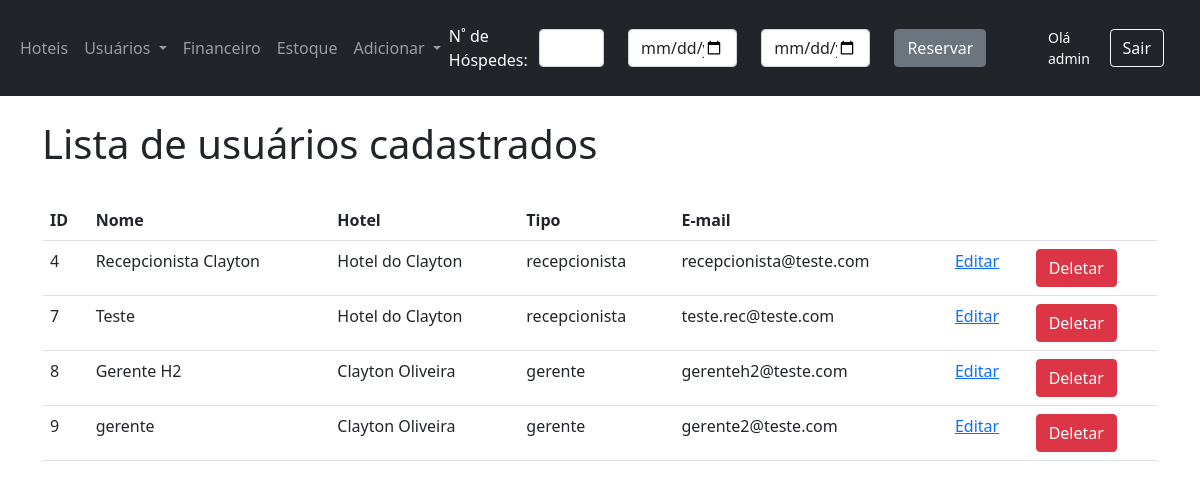
The page /lista-usuarios/ (signed in) on the database its author committed.
### app/models.py (models this page shows, shortened)
class User(db.Model, UserMixin):
    __tablename__ = 'users'
    id = db.Column(db.Integer, primary_key=True)
    name = db.Column(db.String(500))
    password = db.Column(db.String(500))
    password_confirmation = db.Column(db.String(500))
    profile = db.Column(db.String(15))
    email = db.Column(db.String(120), unique=True)
    hotel_id = db.Column(db.Integer)
    def get_id(self):
        return self.id
    def get_profile(self):
        return self.profile
    def get_hotel_id(self):
        return self.hotel_id

class Hotels(db.Model):
    __tablename__ = 'Hotels'
    id = db.Column(db.Integer, primary_key=True)
    name = db.Column(db.String(30))
    phone = db.Column(db.String(20))
    email = db.Column(db.String(30))
    cnpj = db.Column(db.String(25))
    user_id = db.Column(db.Integer)
    address_id = db.Column(db.Integer, db.ForeignKey('Addresses.id'))
    created_at = db.Column(db.DateTime, default=dt.now())

### app/views.py (the view)
@app.route('/lista-usuarios/')
@login_required
def lista_usuarios_endpoint():
    user_id = g.user.get_id()
    return listar_usuarios(user_id)

### app/forms.py
class VerificarDisponibilidade(FlaskForm):
    total_guests = IntegerField('Quantidade de hóspedes', validators=[DataRequired()])
    check_in = DateField('Data Entrada', validators=[DataRequired()])
    check_out = DateField('Data Saída', validators=[DataRequired()])
    submeter = SubmitField('Reservar')

### app/views.py (called while the page is built)
@login_manager.user_loader
def load_user(id):
    return User.query.get(int(id))

@app.before_request
def before_request():
    g.user = current_user

@app.context_processor
def navbar():
    form_reserva = VerificarDisponibilidade()
    return dict(form_reserva=form_reserva)

### app/templates/lista_usuarios.html (shortened to what this page needs)
{% extends 'base.html' %}
{% block content %}
<div class="mt-4">
    <h1>Lista de usuários cadastrados</h1>
    <br>
</div>
<table class="table table-hover">
    <tr>
        <th>ID</th>
        <th>Nome</th>
        <th>Hotel</th>
        <th>Tipo</th>
        <th>E-mail</th>
        <th></th>
        <th></th>
    </tr>
    {% for usuario in usuarios %}
        <tr>
        <td>{{ usuario.id }}</td>
        <td>{{ usuario.name }}</td>
        <td>{{ hotel_choices[usuario.hotel_id] }}</td>
        <td>{{ usuario.profile }}</td>
        <td>{{ usuario.email }}</td>
    <td>
        <a href="{{ url_for('editar_usuario_endpoint', id=usuario.id) }}">Editar</a>
    </td>
    <td>
        <button type="button" class="btn btn-danger" data-bs-toggle="modal"
                data-bs-target="#Modal_{{ usuario.id }}"
                value="{{ usuario.id }}" id="user_{{ usuario.id }}">
            Deletar
        </button>
    </td>
    </tr>
    {% endfor %}
</table>
{% endblock %}

### app/templates/navbar.html (shortened to what this page needs)
<nav class="navbar navbar-expand-lg navbar-dark bg-dark">
    <div class="container-fluid">
        <div class="collapse navbar-collapse" id="navbarSupportedContent">
            <ul class="navbar-nav me-auto mb-2 mb-lg-0">
                {% if current_user.get_profile() in ['admin'] %}
                    <li class="nav-item">
                        <a class="nav-link" aria-current="page" href="{{ url_for('lista_hotel') }}">Hoteis</a>
                    </li>
                {% endif %}
                {% if current_user.get_profile() in ['admin', 'gerente'] %}
                <li class="nav-item dropdown">
                    <a class="nav-link dropdown-toggle" href="#" id="navbarDropdown" role="button"
                       data-bs-toggle="dropdown" aria-expanded="false">
                        Usuários
                    </a>
                </li>
                {% endif %}
                <li class="nav-item">
                    <a class="nav-link" aria-current="page" href="{{ url_for('listar_conta_endpoint') }}">Financeiro</a>
                </li>
                <li class="nav-item">
                    <a class="nav-link" aria-current="page" href="{{ url_for('listar_estoque_endpoint') }}">Estoque</a>
                </li>
                {% if current_user.get_profile() in ['admin', 'gerente'] %}
                    <li class="nav-item dropdown">
                        <a class="nav-link dropdown-toggle" href="#" id="navbarDropdown" role="button"
                            data-bs-toggle="dropdown" aria-expanded="false">
                            Adicionar
                        </a>
                    </li>
                {% endif %}
            </ul>
            <p class="text-white fs-6 me-2 mt-3">N˚ de Hóspedes:</p>
            <form action="{{ url_for('verificar_disponibilidade_endpoint') }}" method="POST">
                <div class="row">
                    <div class="form-group col-2">
                        {{ form_reserva.total_guests(class="form-control") }}
                    </div>
                    <div class="form-group col-3">
                        {{ form_reserva.check_in(class="form-control") }}
                    </div>
                    <div class="form-group col-3">
                        {{ form_reserva.check_out(class="form-control") }}
                    </div>
                    <div class="form-group col-2">
                        {{ form_reserva.submeter(class="btn btn-secondary") }}
                    </div>
                </div>
            </form>
            {% if current_user.is_authenticated %}
                <small class="text-white">Olá {{ current_user.name }}</small>
                <a class="nav-link" aria-current="page" href="{{ url_for('logout') }}">
                    <button type="button" class="btn btn-outline-light me-2">Sair</button>
                </a>
            {% else %}
                <a class="nav-link" aria-current="page" href="{{ url_for('login') }}">
                    <button type="button" class="btn btn-outline-light me-2">Entrar</button>
                </a>
            {% endif %}
        </div>
    </div>
</nav>

### rows shown on the page
User: name "admin"
User: id "4", name "Recepcionista Clayton", profile "recepcionista", email "recepcionista@teste.com"
Hotels: name "Hotel do Clayton"
User: id "7", name "Teste", profile "recepcionista", email "teste.rec@teste.com"
User: id "8", name "Gerente H2", profile "gerente", email "gerenteh2@teste.com"
Hotels: name "Clayton Oliveira"
User: id "9", name "gerente", profile "gerente", email "gerente2@teste.com"
